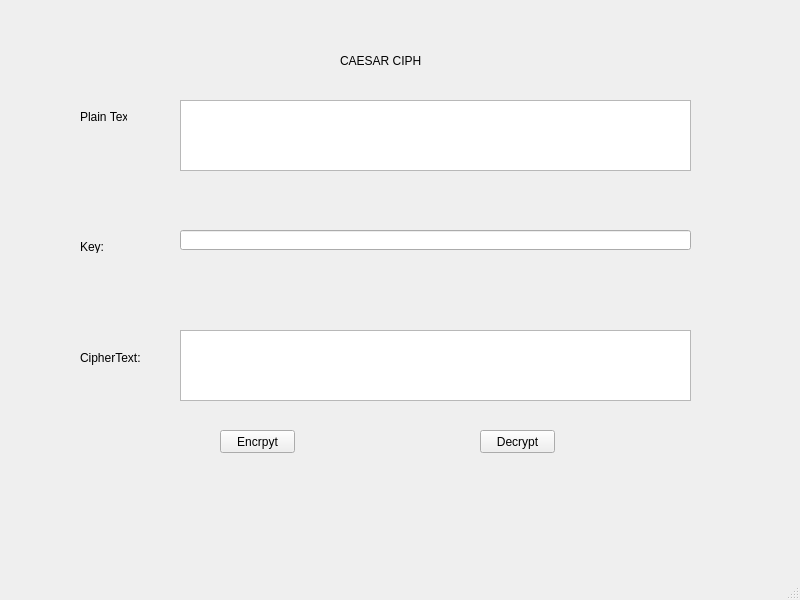
<?xml version="1.0" encoding="UTF-8"?>
<ui version="4.0">
 <class>MainWindow</class>
 <widget class="QMainWindow" name="MainWindow">
  <property name="geometry">
   <rect>
    <x>0</x>
    <y>0</y>
    <width>800</width>
    <height>600</height>
   </rect>
  </property>
  <property name="windowTitle">
   <string>MainWindow</string>
  </property>
  <widget class="QWidget" name="centralwidget">
   <widget class="QLabel" name="label">
    <property name="geometry">
     <rect>
      <x>340</x>
      <y>50</y>
      <width>81</width>
      <height>21</height>
     </rect>
    </property>
    <property name="text">
     <string>CAESAR CIPHER</string>
    </property>
   </widget>
   <widget class="QLabel" name="label_2">
    <property name="geometry">
     <rect>
      <x>80</x>
      <y>110</y>
      <width>47</width>
      <height>13</height>
     </rect>
    </property>
    <property name="text">
     <string>Plain Text:</string>
    </property>
   </widget>
   <widget class="QLabel" name="label_3">
    <property name="geometry">
     <rect>
      <x>80</x>
      <y>240</y>
      <width>47</width>
      <height>13</height>
     </rect>
    </property>
    <property name="text">
     <string>Key:</string>
    </property>
   </widget>
   <widget class="QLabel" name="label_4">
    <property name="geometry">
     <rect>
      <x>80</x>
      <y>350</y>
      <width>61</width>
      <height>16</height>
     </rect>
    </property>
    <property name="text">
     <string>CipherText:</string>
    </property>
   </widget>
   <widget class="QTextEdit" name="txt_plaintext">
    <property name="geometry">
     <rect>
      <x>180</x>
      <y>100</y>
      <width>511</width>
      <height>71</height>
     </rect>
    </property>
   </widget>
   <widget class="QTextEdit" name="txt_ciphertext">
    <property name="geometry">
     <rect>
      <x>180</x>
      <y>330</y>
      <width>511</width>
      <height>71</height>
     </rect>
    </property>
   </widget>
   <widget class="QLineEdit" name="txt_key">
    <property name="geometry">
     <rect>
      <x>180</x>
      <y>230</y>
      <width>511</width>
      <height>20</height>
     </rect>
    </property>
   </widget>
   <widget class="QPushButton" name="btn_encrypt">
    <property name="geometry">
     <rect>
      <x>220</x>
      <y>430</y>
      <width>75</width>
      <height>23</height>
     </rect>
    </property>
    <property name="text">
     <string>Encrpyt</string>
    </property>
   </widget>
   <widget class="QPushButton" name="btn_decrypt">
    <property name="geometry">
     <rect>
      <x>480</x>
      <y>430</y>
      <width>75</width>
      <height>23</height>
     </rect>
    </property>
    <property name="text">
     <string>Decrypt</string>
    </property>
   </widget>
  </widget>
  <widget class="QMenuBar" name="menubar">
   <property name="geometry">
    <rect>
     <x>0</x>
     <y>0</y>
     <width>800</width>
     <height>21</height>
    </rect>
   </property>
  </widget>
  <widget class="QStatusBar" name="statusbar"/>
 </widget>
 <resources/>
 <connections/>
</ui>
